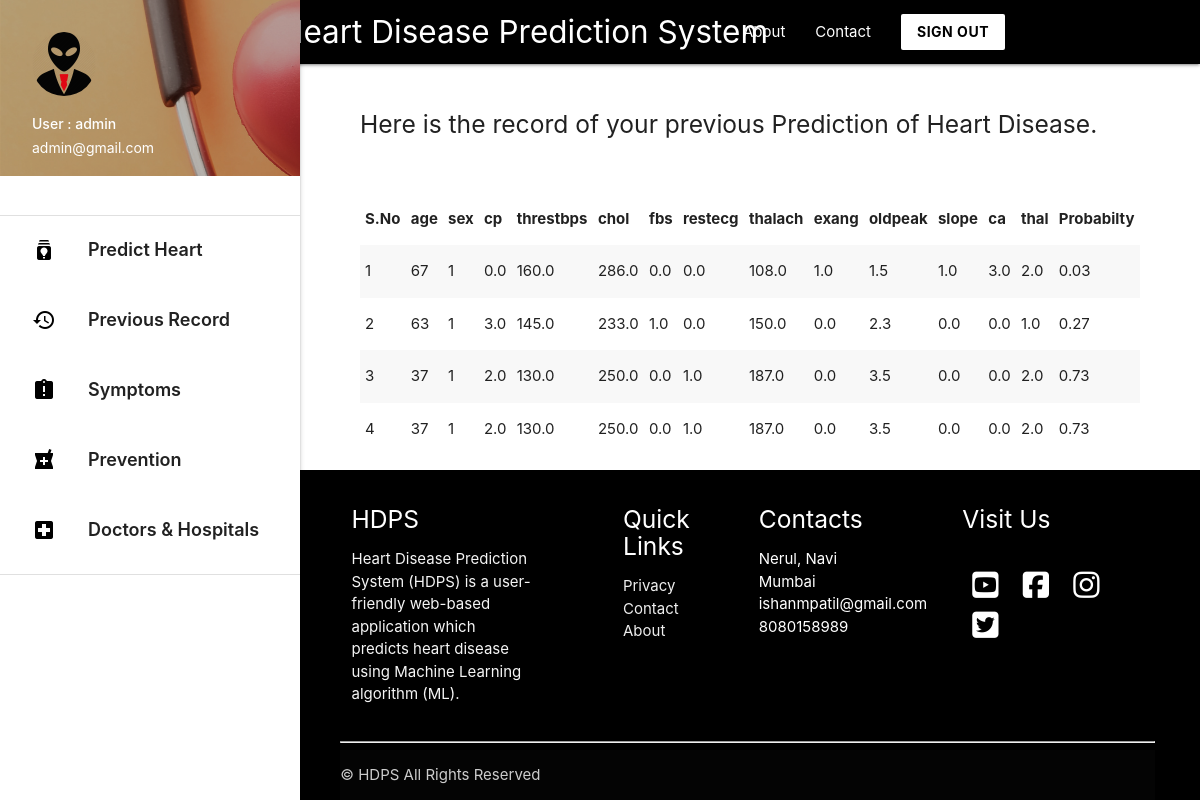
The app's page /heartdetail (signed in) with its own data.
### predictor/models.py (models this page shows, shortened)
class HeartData(models.Model):
    age = models.IntegerField()
    sex = models.IntegerField()
    cp = models.FloatField()
    trestbps = models.FloatField()
    chol = models.FloatField()
    fbs = models.FloatField()
    restcg = models.FloatField()
    thalach = models.FloatField()
    exang = models.FloatField()
    oldpeak = models.FloatField()
    slope = models.FloatField()
    ca = models.FloatField()
    thal = models.FloatField()
    owner = models.ForeignKey(get_user_model() , on_delete=models.CASCADE , related_name='owner' , null=True)
    date = models.DateField(auto_now_add=True)
    probability = models.FloatField(null=True)

### predictor/views.py (the view)
# urls.py: path('heartdetail',views.heartdetail,name='heartdetail'),
def heartdetail(request): # Displays previous results in detail
    if request.user.is_authenticated:
        record_data = HeartData.objects.filter(owner = request.user)
        return render(request , 'heartdetail.html' , {'record_data':record_data})
    return redirect('/')

### templates/heartdetail.html (shortened to what this page needs)
{% extends 'base_layout2.html' %}
{% block content %}
<div class="con">
  <h5 > Here is the record of your previous Prediction of Heart Disease.  </h5>
<br> <br>
  <table class="striped">
   <thead>
     <tr>
         <th>S.No</th>
         <th>age</th>
         <th>sex</th>
         <th>cp</th>
         <th>threstbps</th>
         <th>chol</th>
         <th>fbs</th>
         <th>restecg</th>
         <th>thalach</th>
         <th>exang</th>
         <th>oldpeak</th>
         <th>slope</th>
         <th>ca</th>
         <th>thal</th>
         <th>Probabilty</th>
     </tr>
   </thead>
   <tbody>
     {% for data in record_data %}
     <tr>
       <td>{{ forloop.counter }}</td>
       <td>{{ data.age }}</td>
       <td>{{ data.sex }}</td>
       <td>{{ data.cp }}</td>
       <td>{{ data.trestbps }}</td>
       <td>{{ data.chol }}</td>
       <td>{{ data.fbs }}</td>
       <td>{{ data.restcg }}</td>
       <td>{{ data.thalach }}</td>
       <td>{{ data.exang }}</td>
       <td>{{ data.oldpeak }}</td>
       <td>{{ data.slope }}</td>
       <td>{{ data.ca }}</td>
       <td>{{ data.thal }}</td>
       <td>{{ data.probability }}</td>
     </tr>
     {% endfor %}
   </tbody>
 </table>
</div>
{% endblock %}

### templates/base_layout2.html (shortened to what this page needs)
{% load static %}
<!DOCTYPE html>
<html lang="en">
<head>
  <link href="{% static 'css/materialize.css' %}" type="text/css" rel="stylesheet" media="screen,projection"/>
  <link href="{% static 'css/style.css' %}" type="text/css" rel="stylesheet" media="screen,projection"/>
</head>
<body>
        <div class="navbar-fixed">
          <nav class="black">
            <div class="container">
              <div class="nav-wrapper">
                <a href="/" style="padding-left: 100px;"    class="brand-logo ">Heart Disease Prediction System</a>
                <ul class="right hide-on-med-and-down hover_backcolor">
                  <li><a href="{% url 'about' %}">About</a></li>
                  <li><a href="{% url 'contact' %}">Contact</a></li>
                  <a class=" white black-text waves-effect waves-dark btn  modal-trigger" href="/signout"><b>SIGN OUT </b></a>
                </ul>
              </div>
            </div>
          </nav>
        </div>
      <ul id="slide-out" class="sidenav sidenav-fixed">
        <li><div class="user-view">
          <div class="background">
            <img src="{% static 'img/about.png' %}">
          </div>
          <a href="#user"><img class="circle" src="{% static 'img/user.png' %}"></a>
          <a href="#name"><span class="white-text name">User : {{ request.user.username }} </span></a>
          <a href="#email"><span class="white-text email">{{ request.user.email }}</span></a>
        </div></li>
        <br>
        <li><div class="divider"></div></li>
        <li><a style="font-weight: 600; font-size: 18px; height: 70px; padding-top: 10px;" class="waves-effect hoverable" href="/"><i class="material-icons black-text">batch_prediction</i> Predict Heart Disease </a></li>
        <li><a style="font-weight: 600; font-size: 18px; height: 70px; padding-top: 10px;" class="waves-effect hoverable" href="{% url 'record' %}"><i class="material-icons black-text">history</i> Previous Record </a></li>
        <li><a style="font-weight: 600; font-size: 18px; height: 70px; padding-top: 10px;" class="waves-effect hoverable" href="{% url 'symptoms' %}"><i class="material-icons black-text" >assignment_late</i> Symptoms  </a></li>
        <li><a style="font-weight: 600; font-size: 18px; height: 70px; padding-top: 10px;" class="waves-effect hoverable" href="{% url 'prevention' %}"><i class="material-icons black-text">local_pharmacy</i> Prevention   </a></li>
        <li><a style="font-weight: 600; font-size: 18px; height: 70px; padding-top: 10px;" class="waves-effect hoverable" href="{% url 'doctorhospital' %}"><i class="material-icons black-text">local_hospital</i> Doctors & Hospitals   </a></li>
        <li><div class="divider"></div></li>
      </ul>
      <a href="#" data-target="slide-out" class="sidenav-trigger"><i class="material-icons">menu</i></a>
    {% block content %}
    {% endblock %}
            <section>
            <footer class=" hide-on-small-only black page-footer">
              <div class="" style=" width: 90%; margin: auto;">
                <div class="row">
                  <div class="col  s12 m6 l3 ">
                    <h5 class="white-text">HDPS</h5>
                    <p class="grey-text text-lighten-4">Heart Disease Prediction System (HDPS) is a user-friendly web-based application which predicts heart disease using
                        Machine Learning algorithm (ML). </p>
                  </div>
                  <div class="  col l2 m6 s12 offset-l1 ">
                    <h5 class="white-text">Quick Links</h5>
                    <ul>
                   <li><a class="grey-text text-lighten-3" href="{% url 'privacy' %}">Privacy</a></li>
                      <li><a class="grey-text text-lighten-3" href="mailto:ishanmpatil@gmail.com" target="_blank">Contact</a></li>
                      <li><a class="grey-text text-lighten-3" href="{% url 'about' %}">About</a></li>
                    </ul>
                  </div>
                  <div class="col l2 m6 s12  ">
                      <h5 class="white-text">Contacts</h5>
                      <ul>
                      <li>Nerul, Navi Mumbai</li>
                      <li>ishanmpatil@gmail.com</li>
                      <li>8080158989</li>
                  </ul>
                  </div>
                  <div class=" col l3 m6 s12 offset-l1 ">
                      <h5 class="white-text">Visit Us</h5>
                      <br>
                      <a href="https://www.youtube.com/" target="_blank"> <i style="color: white; margin: 5px 10px;"  class="fab fa-youtube-square fa-2x"></i></a>
                  <a href="https://www.youtube.com/" target="_blank"> <i style="color: white; margin: 5px 10px;" class="fab fa-facebook-square fa-2x"></i></a>
                  <a href="https://www.youtube.com/" target="_blank"> <i style="color: white; margin: 5px 10px;" class="fab fa-instagram fa-2x"></i></a>
                  <a href="https://www.youtube.com/" target="_blank"> <i style="color: white; margin: 5px 10px;" class="fab fa-twitter-square fa-2x"></i> </a>
                  </div>
                </div>
                <hr>
              <div class="footer-copyright">
                ©  HDPS All Rights Reserved
              </div>
          </div>
            </footer>
          </section>
  </body>
</html>

### templates/heartdetail.html (style rules this page uses)
footer { padding-left: 295px; }
.con { padding-left: 390px; width: 90%; flex: 1 0 auto; }
body { display: flex; min-height: 100vh; flex-direction: column; }

### templates/base_layout2.html (style rules this page uses)
footer { padding-left: 295px; }
.con { padding-left: 360px; width: 95%; }

### records on screen
HeartData: age "67", sex "1", cp "0.0", trestbps "160.0", chol "286.0", fbs "0.0", restcg "0.0", thalach "108.0", exang "1.0", oldpeak "1.5", slope "1.0", ca "3.0", thal "2.0", probability "0.03"
HeartData: age "63", sex "1", cp "3.0", trestbps "145.0", chol "233.0", fbs "1.0", restcg "0.0", thalach "150.0", exang "0.0", oldpeak "2.3", slope "0.0", ca "0.0", thal "1.0", probability "0.27"
HeartData: age "37", sex "1", cp "2.0", trestbps "130.0", chol "250.0", fbs "0.0", restcg "1.0", thalach "187.0", exang "0.0", oldpeak "3.5", slope "0.0", ca "0.0", thal "2.0", probability "0.73"
HeartData: age "37", sex "1", cp "2.0", trestbps "130.0", chol "250.0", fbs "0.0", restcg "1.0", thalach "187.0", exang "0.0", oldpeak "3.5", slope "0.0", ca "0.0", thal "2.0", probability "0.73"

### other values on screen
{{ request.user.username }} "admin"
{{ request.user.email }} "admin@gmail.com"
